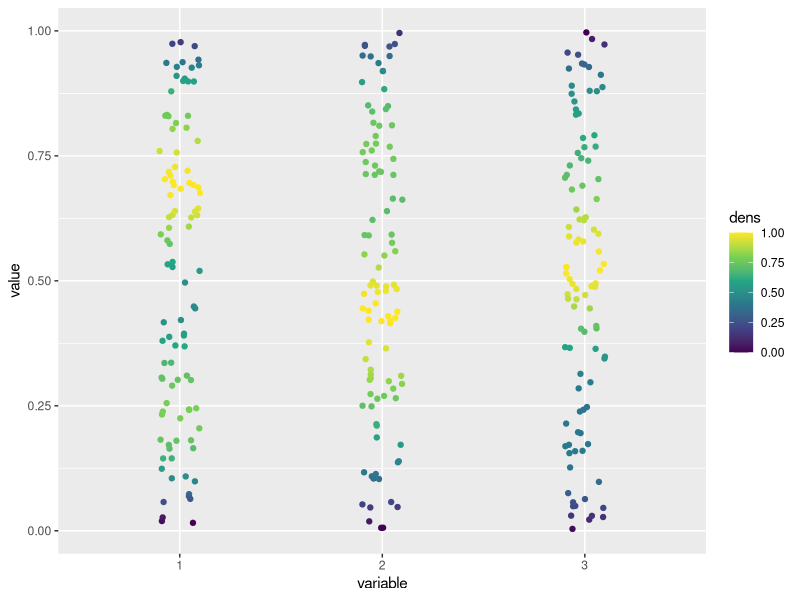

Write R code to recreate this figure.

# functions needed to make 1D heat scatter plot ---------------------------
library(tidyverse)
library(reshape2)


# function for scaling data
scale_01 <- function(x){(x-min(x))/(max(x)-min(x))}


# melt and calculate density 
calc_density_melt <- function(df, variable = "variable", value = "value"){
  df %>% melt() %>% group_by(!! sym(variable))  %>% mutate(dens = approxfun(density(!! sym(value)))(!! sym(value)) %>% scale_01())  %>% ungroup() %>% print()
}

# calculate density on previously melt() object
calc_density <- function(df, variable = "variable", value = "value"){
  df %>% group_by(!! sym(variable))  %>% mutate(dens = approxfun(density(!! sym(value)))(!! sym(value)) %>% scale_01()) %>% ungroup() %>% print()
}


# plot heat scatter
heat_scatter <- function(df, variable = "variable", value = "value", dens = "dens", scatter_width = 0.1){
  
  plot_object <- ggplot(df) + geom_jitter(aes(x = !! sym(variable),y = !! sym(value), color = !! sym(dens)), width = scatter_width) + scale_color_viridis_c()
  
  print(plot_object)
}






# example -----------------------------------------------------------------
df <- tibble("1" = runif(100), "2" = runif(100), "3" = runif(100))

heat_scatter(calc_density_melt(df))
